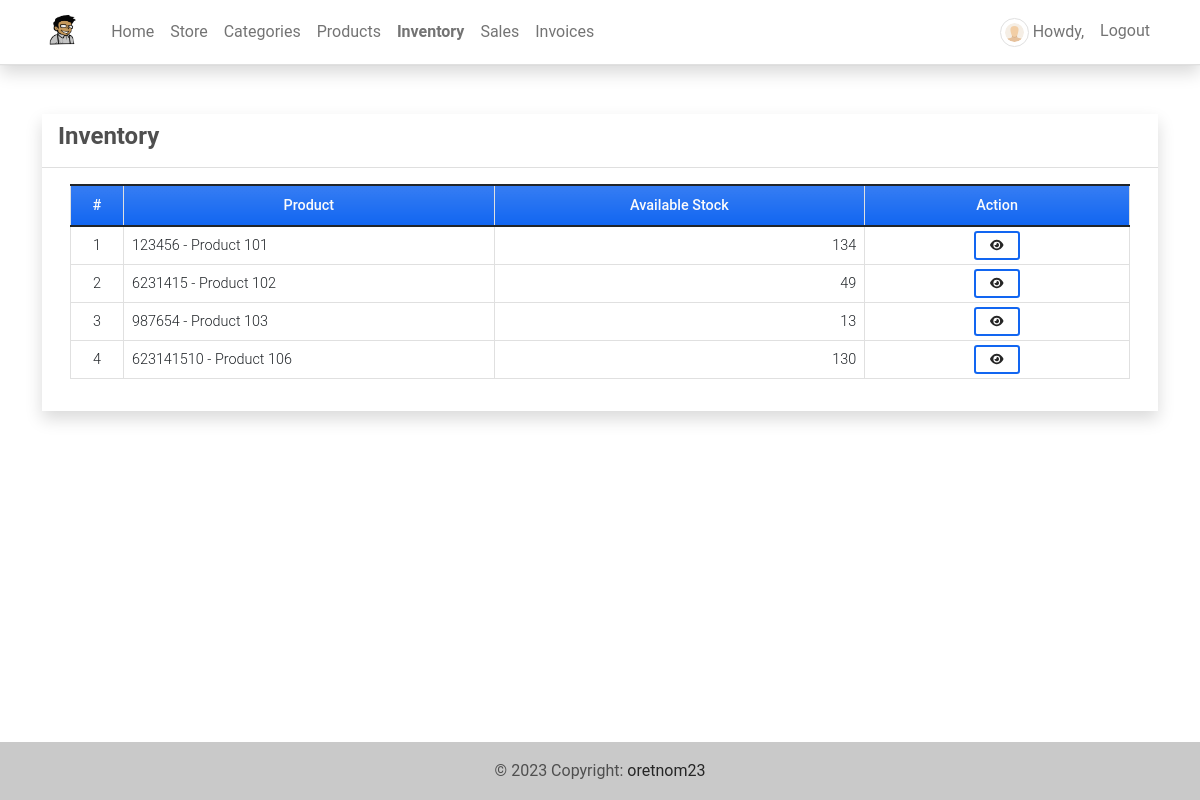
Screenshot of /inventory (signed in) with the database file from the repository.
### imsApp/models.py (models this page shows, shortened)
class Product(models.Model):
    code=models.CharField(max_length=100,blank=True, null=True)
    name=models.CharField(max_length=250,blank=True, null=True)
    description = models.TextField()
    price = models.FloatField(default=0)
    status = models.CharField(max_length=2, choices=(('1','Active'),('2','Inactive')), default=1)
    date_created = models.DateTimeField(default=timezone.now)
    date_updated = models.DateTimeField(auto_now=True)
    def __str__(self):
        return self.code + ' - ' + self.name
    def count_inventory(self):
        stocks = Stock.objects.filter(product = self)
        stockIn = 0
        stockOut = 0
        for stock in stocks:
            if stock.type == '1':
                stockIn = int(stockIn) + int(stock.quantity)
            else:
                stockOut = int(stockOut) + int(stock.quantity)
        available  = stockIn - stockOut
        return available

class Stock(models.Model):
    product = models.ForeignKey(Product, on_delete=models.CASCADE)
    quantity = models.FloatField(default=0)
    type = models.CharField(max_length=2,choices=(('1','Stock-in'),('2','Stock-Out')), default = 1)
    date_created = models.DateTimeField(default=timezone.now)
    date_updated = models.DateTimeField(auto_now=True)

### imsApp/auth.py (the view)
    def wrapper_function(request,*args,**kwargs):
        if request.user.is_superuser:
            return view_function(request,*args,**kwargs)
        else:
            return redirect('home-page')

### imsApp/auth.py (called while the page is built)
def admin_only(view_function):
    def wrapper_function(request,*args,**kwargs):
        if request.user.is_superuser:
            return view_function(request,*args,**kwargs)
        else:
            return redirect('home-page')
    return wrapper_function

### imsApp/views.py (called while the page is built)
@admin_only
@login_required
def inventory(request):
    context['page_title'] = 'Inventory'
    products = Product.objects.all()
    context['products'] = products
    return render(request, 'inventory.html', context)

### imsApp/templates/inventory.html (shortened to what this page needs)
{% extends 'base.html' %} {% load humanize %} {% block pageContent %}
<div class="col-lg-12 col-md-12 col-sm-12 col-xs-12">
    <div class="card card-default rounded-0 shadow ">
        <div class="card-header">
            <div class="d-flex w-100 align-items-center justify-content-between">
                <h4 class="card-title fw-bold">Inventory</h4>
            </div>
        </div>
        <div class="card-body">
            <div class="container-fluid">
                <table class="table table-bordered" id="product-list">
                    <colgroup>
                        <col width="5%">
                        <col width="35%">
                        <col width="35%">
                        <col width="25%">
                    </colgroup>
                    <thead>
                        <tr class="bg-gradient bg-primary bg-opacity-50 text-light">
                            <th class="px-2 py-2 text-center">#</th>
                            <th class="px-2 py-2 text-center">Product</th>
                            <th class="px-2 py-2 text-center">Available Stock</th>
                            <th class="px-2 py-2 text-center">Action</th>
                        </tr>
                    </thead>
                    <tbody>
                        {% for product in products %}
                        <tr>
                            <td class="px-2 py-1 align-middle text-center">{{ forloop.counter }}</td>
                            <td class="px-2 py-1 align-middle">{{ product }}</td>
                            <td class="px-2 py-1 align-middle text-end">{{ product.count_inventory }}</td>
                            <td class="px-2 py-1 align-middle text-center">
                                <a class="btn btn-outline-primary btn-sm" href="{% url 'inventory-history-page' product.pk %}" data-id="{{ product.pk }}" title="View History">
                                    <i class="fa fa-eye text-dark"></i>
                                </a>
                            </td>
                        </tr>
                        {% endfor %}
                    </tbody>
                </table>
            </div>
        </div>
    </div>
</div>
{% endblock pageContent %}

### static/assets/default/css/style.css (style rules this page uses)
html, body { height: 100%; width: 100%; max-height: 100%; overflow: auto; display: flex; flex-direction: column; }

### rows the page displays
Product: code+name "123456 - Product 101", count_inventory "134"
Product: code+name "6231415 - Product 102", count_inventory "49"
Product: code+name "987654 - Product 103", count_inventory "13"
Product: code+name "623141510 - Product 106", count_inventory "130"
